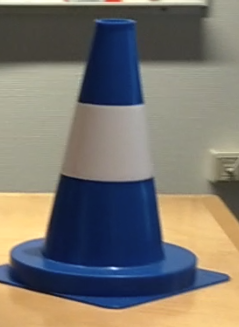
#> input picture exc2/reference_img/video_1_blau.PNG, 239 x 327 px, found by its file name
$ python code_perception_2.py
#> lines starting #> are read from the running program, lines starting #| are printed output that depends on the picture; after the words box and inside, x2 and y2 are one past the last pixel; in counts of white or black regions, pixels touching at a corner belong together; pictures that were not available may be replaced by others from this repository, and a replacement may not be noted
'''
Change the fields below for your code to make it more presentable:

@author :       Ajinkya Khoche
email:          khoche@kth.se
Date:           2018/09/03
Description:    This program
				- Reads a video from 'test_videos' folder and reads every frame
				till end of video. It stores every frame in variable of same name.
				- Your algorithm should process 'frame' variable (or frame_cloned.
				its good to clone the frame to preserve original data)
				- The result of your algorithm should be lists of 'bounding_boxes'
				and 'labels'.
				- The helper code takes 'bounding_boxes' to draw rectangles on the
				positions where you found the cones. It uses corresponding 'labels'
				to name which type of cone was found within 'bounding_boxes'.

				Color Convention that we follow:
				----------------
					0-  YELLOW
					1-  BLUE
					2-  ORANGE
					3-  WHITE
					4-  BLACK

				This basically means that if labels[i] = 0, then you can set the i_th
				bounding_box as 'yellow cone'
'''
import cv2
import numpy as np

def template_matching(template, frame, threshold):
	"""template matching given a template and an image

	Args:
		template (np.array): template image
		frame (np.array): image on which template should be found
		threshold (float): float for thresholding the results

	Returns:
		list: list with bounding boxes
	"""
	rectangles = []
	result = cv2.matchTemplate(
					frame,
					template,
					cv2.TM_SQDIFF_NORMED
					)
	locations = np.where(result <= threshold)
	locations = list(zip(*locations[::-1]))
	if  locations:
		box_width = template.shape[1]
		bow_height = template.shape[0]

		for loc in locations:
			top_left = loc
			bottom_right = (int(top_left[0]) + box_width, int(top_left[1]) + bow_height)
			rect = [int(loc[0]), int(loc[1]), bottom_right[0], bottom_right[1]]
			rectangles.append(rect)
			rectangles.append(rect)

		# print(rectangles)
		rectangles, weights = cv2.groupRectangles(rectangles, groupThreshold=1, eps=1)
	return rectangles

def main():
	# Read video from disk and count frames
	cap = cv2.VideoCapture('test_videos/20180626_102839414.mp4')
	frameCount = int(cap.get(cv2.CAP_PROP_FRAME_COUNT))
	fps = int(cap.get(cv2.CAP_PROP_FPS))
	count = 0
	template_blue = cv2.imread("reference_img/video_1_blau.png")
#> template_blue is the input picture: shape (327, 239, 3); mean B, G, R 110.7, 117.6, 121.6
	template_orange = cv2.imread("reference_img/video_1_orange.png")
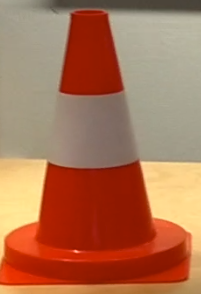
#> input picture exc2/reference_img/video_1_orange.PNG, 201 x 294 px, found by its file name
#> template_orange is the input picture: shape (294, 201, 3); mean B, G, R 83.4, 113.9, 172.5
	# template_edge = cv2.Canny(template_img, 50, 100)
	'''
	NOTE: For this example, bounding_box is manually defined.
	For your assignment you need to comment the definitions of
	'bounding_boxes' and 'labels' below and use bounding_box
	obtained from your algorithm. Its the structure which is
	provided
	'''
	threshold = 0.4
	bounding_box = []
	labels = []
	# [5 lines of commented-out code are left out]
	while count < frameCount:
		ret, frame = cap.read()
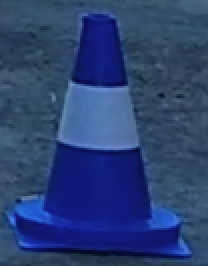
#> input picture exc2/reference_img/video_3_blau.PNG, 104 x 133 px, given in place of 20180626_102839414.mp4, which was not available (shown 2 times larger)
#> frame is the input picture: shape (133, 104, 3); mean B, G, R 113.9, 64.7, 42.1
		if ret == True:
			count = count + 1
			bounding_box = []
			frame_cloned = np.copy(frame)

			hsv_frame = cv2.cvtColor(frame_cloned, cv2.COLOR_BGR2HSV)
#> hsv_frame: shape (133, 104, 3); mean H, S, V 109.1, 159.1, 113.9
			frame = cv2.inRange(hsv_frame, (0, 180, 129), (15, 229, 243))
#> frame: shape (133, 104); every value is 0
			orange_hsv = cv2.cvtColor(template_orange, cv2.COLOR_BGR2HSV)
#> orange_hsv: shape (294, 201, 3); mean H, S, V 14.6, 131.7, 172.5
			orange_tmp = cv2.inRange(orange_hsv, (0, 180, 129), (15, 229, 243))
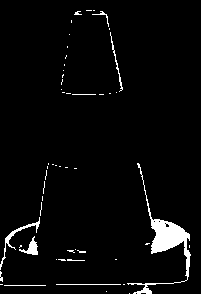
#> orange_tmp: shape (294, 201); 3.5% white; 52 white regions (42 under 20 px), largest, box (x1, y1, x2, y2) and area: (127, 163, 191, 294) 1236, (0, 217, 40, 270) 206, (19, 236, 38, 255) 144

			rectangles_orange = template_matching(orange_tmp, frame, threshold)
#> in template_matching, `result = cv2.matchTemplate( frame, template, cv2.TM_SQDIFF_NORMED )`: result: shape (162, 98) float32; every value is 1
#> in template_matching, `locations = np.where(result <= threshold)`: locations = (empty array, empty array)
#> in template_matching, `locations = list(zip(*locations[::-1]))`: locations = []
#> rectangles_orange = []
			labels_orange = [2 for _ in rectangles_orange]
#> labels_orange = []
			labels += labels_orange
#> labels = []
#> (the run stopped early here; a loop or call above may not have finished)
